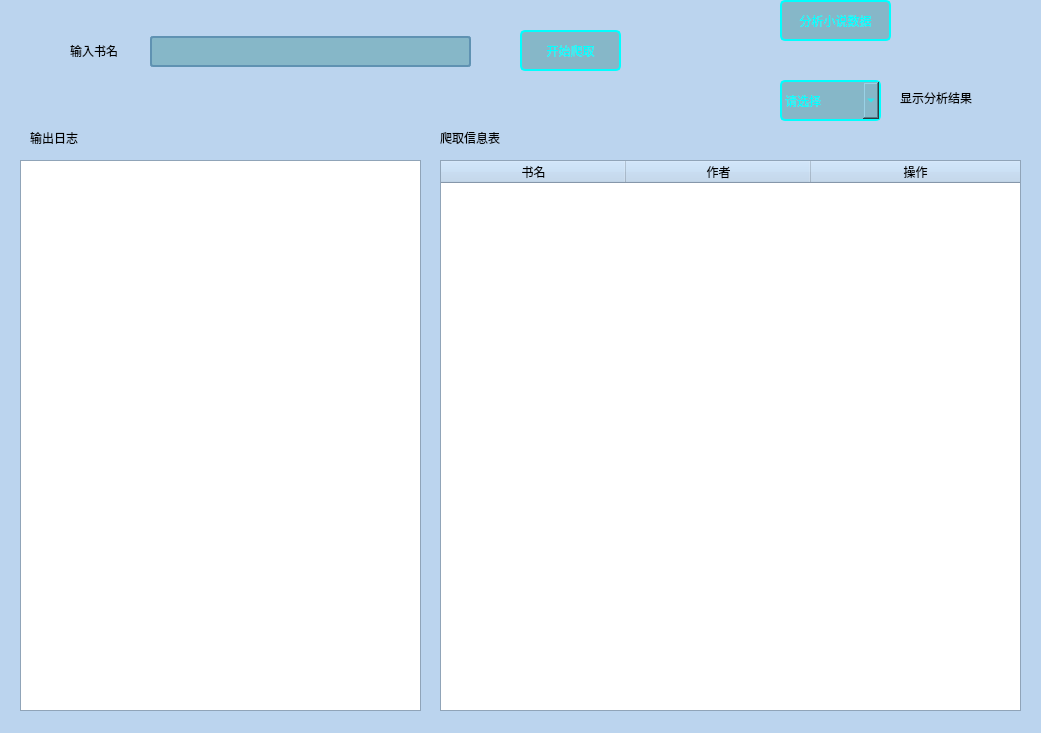
<?xml version="1.0" encoding="UTF-8"?>
<ui version="4.0">
 <class>Dialog</class>
 <widget class="QDialog" name="Dialog">
  <property name="geometry">
   <rect>
    <x>0</x>
    <y>0</y>
    <width>1041</width>
    <height>733</height>
   </rect>
  </property>
  <property name="palette">
   <palette>
    <active>
     <colorrole role="WindowText">
      <brush brushstyle="SolidPattern">
       <color alpha="255">
        <red>0</red>
        <green>0</green>
        <blue>0</blue>
       </color>
      </brush>
     </colorrole>
     <colorrole role="Button">
      <brush brushstyle="SolidPattern">
       <color alpha="255">
        <red>187</red>
        <green>212</green>
        <blue>238</blue>
       </color>
      </brush>
     </colorrole>
     <colorrole role="Light">
      <brush brushstyle="SolidPattern">
       <color alpha="255">
        <red>255</red>
        <green>255</green>
        <blue>255</blue>
       </color>
      </brush>
     </colorrole>
     <colorrole role="Midlight">
      <brush brushstyle="SolidPattern">
       <color alpha="255">
        <red>221</red>
        <green>233</green>
        <blue>246</blue>
       </color>
      </brush>
     </colorrole>
     <colorrole role="Dark">
      <brush brushstyle="SolidPattern">
       <color alpha="255">
        <red>94</red>
        <green>106</green>
        <blue>119</blue>
       </color>
      </brush>
     </colorrole>
     <colorrole role="Mid">
      <brush brushstyle="SolidPattern">
       <color alpha="255">
        <red>125</red>
        <green>141</green>
        <blue>159</blue>
       </color>
      </brush>
     </colorrole>
     <colorrole role="Text">
      <brush brushstyle="SolidPattern">
       <color alpha="255">
        <red>0</red>
        <green>0</green>
        <blue>0</blue>
       </color>
      </brush>
     </colorrole>
     <colorrole role="BrightText">
      <brush brushstyle="SolidPattern">
       <color alpha="255">
        <red>255</red>
        <green>255</green>
        <blue>255</blue>
       </color>
      </brush>
     </colorrole>
     <colorrole role="ButtonText">
      <brush brushstyle="SolidPattern">
       <color alpha="255">
        <red>0</red>
        <green>0</green>
        <blue>0</blue>
       </color>
      </brush>
     </colorrole>
     <colorrole role="Base">
      <brush brushstyle="SolidPattern">
       <color alpha="255">
        <red>255</red>
        <green>255</green>
        <blue>255</blue>
       </color>
      </brush>
     </colorrole>
     <colorrole role="Window">
      <brush brushstyle="SolidPattern">
       <color alpha="255">
        <red>187</red>
        <green>212</green>
        <blue>238</blue>
       </color>
      </brush>
     </colorrole>
     <colorrole role="Shadow">
      <brush brushstyle="SolidPattern">
       <color alpha="255">
        <red>0</red>
        <green>0</green>
        <blue>0</blue>
       </color>
      </brush>
     </colorrole>
     <colorrole role="AlternateBase">
      <brush brushstyle="SolidPattern">
       <color alpha="255">
        <red>221</red>
        <green>233</green>
        <blue>246</blue>
       </color>
      </brush>
     </colorrole>
     <colorrole role="ToolTipBase">
      <brush brushstyle="SolidPattern">
       <color alpha="255">
        <red>255</red>
        <green>255</green>
        <blue>220</blue>
       </color>
      </brush>
     </colorrole>
     <colorrole role="ToolTipText">
      <brush brushstyle="SolidPattern">
       <color alpha="255">
        <red>0</red>
        <green>0</green>
        <blue>0</blue>
       </color>
      </brush>
     </colorrole>
     <colorrole role="PlaceholderText">
      <brush brushstyle="SolidPattern">
       <color alpha="128">
        <red>0</red>
        <green>0</green>
        <blue>0</blue>
       </color>
      </brush>
     </colorrole>
    </active>
    <inactive>
     <colorrole role="WindowText">
      <brush brushstyle="SolidPattern">
       <color alpha="255">
        <red>0</red>
        <green>0</green>
        <blue>0</blue>
       </color>
      </brush>
     </colorrole>
     <colorrole role="Button">
      <brush brushstyle="SolidPattern">
       <color alpha="255">
        <red>187</red>
        <green>212</green>
        <blue>238</blue>
       </color>
      </brush>
     </colorrole>
     <colorrole role="Light">
      <brush brushstyle="SolidPattern">
       <color alpha="255">
        <red>255</red>
        <green>255</green>
        <blue>255</blue>
       </color>
      </brush>
     </colorrole>
     <colorrole role="Midlight">
      <brush brushstyle="SolidPattern">
       <color alpha="255">
        <red>221</red>
        <green>233</green>
        <blue>246</blue>
       </color>
      </brush>
     </colorrole>
     <colorrole role="Dark">
      <brush brushstyle="SolidPattern">
       <color alpha="255">
        <red>94</red>
        <green>106</green>
        <blue>119</blue>
       </color>
      </brush>
     </colorrole>
     <colorrole role="Mid">
      <brush brushstyle="SolidPattern">
       <color alpha="255">
        <red>125</red>
        <green>141</green>
        <blue>159</blue>
       </color>
      </brush>
     </colorrole>
     <colorrole role="Text">
      <brush brushstyle="SolidPattern">
       <color alpha="255">
        <red>0</red>
        <green>0</green>
        <blue>0</blue>
       </color>
      </brush>
     </colorrole>
     <colorrole role="BrightText">
      <brush brushstyle="SolidPattern">
       <color alpha="255">
        <red>255</red>
        <green>255</green>
        <blue>255</blue>
       </color>
      </brush>
     </colorrole>
     <colorrole role="ButtonText">
      <brush brushstyle="SolidPattern">
       <color alpha="255">
        <red>0</red>
        <green>0</green>
        <blue>0</blue>
       </color>
      </brush>
     </colorrole>
     <colorrole role="Base">
      <brush brushstyle="SolidPattern">
       <color alpha="255">
        <red>255</red>
        <green>255</green>
        <blue>255</blue>
       </color>
      </brush>
     </colorrole>
     <colorrole role="Window">
      <brush brushstyle="SolidPattern">
       <color alpha="255">
        <red>187</red>
        <green>212</green>
        <blue>238</blue>
       </color>
      </brush>
     </colorrole>
     <colorrole role="Shadow">
      <brush brushstyle="SolidPattern">
       <color alpha="255">
        <red>0</red>
        <green>0</green>
        <blue>0</blue>
       </color>
      </brush>
     </colorrole>
     <colorrole role="AlternateBase">
      <brush brushstyle="SolidPattern">
       <color alpha="255">
        <red>221</red>
        <green>233</green>
        <blue>246</blue>
       </color>
      </brush>
     </colorrole>
     <colorrole role="ToolTipBase">
      <brush brushstyle="SolidPattern">
       <color alpha="255">
        <red>255</red>
        <green>255</green>
        <blue>220</blue>
       </color>
      </brush>
     </colorrole>
     <colorrole role="ToolTipText">
      <brush brushstyle="SolidPattern">
       <color alpha="255">
        <red>0</red>
        <green>0</green>
        <blue>0</blue>
       </color>
      </brush>
     </colorrole>
     <colorrole role="PlaceholderText">
      <brush brushstyle="SolidPattern">
       <color alpha="128">
        <red>0</red>
        <green>0</green>
        <blue>0</blue>
       </color>
      </brush>
     </colorrole>
    </inactive>
    <disabled>
     <colorrole role="WindowText">
      <brush brushstyle="SolidPattern">
       <color alpha="255">
        <red>94</red>
        <green>106</green>
        <blue>119</blue>
       </color>
      </brush>
     </colorrole>
     <colorrole role="Button">
      <brush brushstyle="SolidPattern">
       <color alpha="255">
        <red>187</red>
        <green>212</green>
        <blue>238</blue>
       </color>
      </brush>
     </colorrole>
     <colorrole role="Light">
      <brush brushstyle="SolidPattern">
       <color alpha="255">
        <red>255</red>
        <green>255</green>
        <blue>255</blue>
       </color>
      </brush>
     </colorrole>
     <colorrole role="Midlight">
      <brush brushstyle="SolidPattern">
       <color alpha="255">
        <red>221</red>
        <green>233</green>
        <blue>246</blue>
       </color>
      </brush>
     </colorrole>
     <colorrole role="Dark">
      <brush brushstyle="SolidPattern">
       <color alpha="255">
        <red>94</red>
        <green>106</green>
        <blue>119</blue>
       </color>
      </brush>
     </colorrole>
     <colorrole role="Mid">
      <brush brushstyle="SolidPattern">
       <color alpha="255">
        <red>125</red>
        <green>141</green>
        <blue>159</blue>
       </color>
      </brush>
     </colorrole>
     <colorrole role="Text">
      <brush brushstyle="SolidPattern">
       <color alpha="255">
        <red>94</red>
        <green>106</green>
        <blue>119</blue>
       </color>
      </brush>
     </colorrole>
     <colorrole role="BrightText">
      <brush brushstyle="SolidPattern">
       <color alpha="255">
        <red>255</red>
        <green>255</green>
        <blue>255</blue>
       </color>
      </brush>
     </colorrole>
     <colorrole role="ButtonText">
      <brush brushstyle="SolidPattern">
       <color alpha="255">
        <red>94</red>
        <green>106</green>
        <blue>119</blue>
       </color>
      </brush>
     </colorrole>
     <colorrole role="Base">
      <brush brushstyle="SolidPattern">
       <color alpha="255">
        <red>187</red>
        <green>212</green>
        <blue>238</blue>
       </color>
      </brush>
     </colorrole>
     <colorrole role="Window">
      <brush brushstyle="SolidPattern">
       <color alpha="255">
        <red>187</red>
        <green>212</green>
        <blue>238</blue>
       </color>
      </brush>
     </colorrole>
     <colorrole role="Shadow">
      <brush brushstyle="SolidPattern">
       <color alpha="255">
        <red>0</red>
        <green>0</green>
        <blue>0</blue>
       </color>
      </brush>
     </colorrole>
     <colorrole role="AlternateBase">
      <brush brushstyle="SolidPattern">
       <color alpha="255">
        <red>187</red>
        <green>212</green>
        <blue>238</blue>
       </color>
      </brush>
     </colorrole>
     <colorrole role="ToolTipBase">
      <brush brushstyle="SolidPattern">
       <color alpha="255">
        <red>255</red>
        <green>255</green>
        <blue>220</blue>
       </color>
      </brush>
     </colorrole>
     <colorrole role="ToolTipText">
      <brush brushstyle="SolidPattern">
       <color alpha="255">
        <red>0</red>
        <green>0</green>
        <blue>0</blue>
       </color>
      </brush>
     </colorrole>
     <colorrole role="PlaceholderText">
      <brush brushstyle="SolidPattern">
       <color alpha="128">
        <red>0</red>
        <green>0</green>
        <blue>0</blue>
       </color>
      </brush>
     </colorrole>
    </disabled>
   </palette>
  </property>
  <property name="mouseTracking">
   <bool>false</bool>
  </property>
  <property name="tabletTracking">
   <bool>false</bool>
  </property>
  <property name="windowTitle">
   <string>Dialog</string>
  </property>
  <widget class="QPushButton" name="btn_search">
   <property name="geometry">
    <rect>
     <x>520</x>
     <y>30</y>
     <width>101</width>
     <height>41</height>
    </rect>
   </property>
   <property name="styleSheet">
    <string notr="true">
QPushButton
{
    background-color: rgb(134,183,200);
    border:2px solid rgb(0,255,255);
    border-radius:5px;
    
	
	color: rgb(0, 255, 255);
}


QPushButton:hover
{
    background-color: rgb(0,130,150);
    border:2px solid #5F92B2;
    border-radius:5px;
    color:white;
}

QPushButton:hover:pressed
{
    background-color:rgb(85,170,255);
    border:2px solid #3C80B1;
    border-radius:5px;
    color:white;
}</string>
   </property>
   <property name="text">
    <string>开始爬取</string>
   </property>
  </widget>
  <widget class="QLabel" name="label">
   <property name="geometry">
    <rect>
     <x>30</x>
     <y>130</y>
     <width>72</width>
     <height>15</height>
    </rect>
   </property>
   <property name="text">
    <string>输出日志</string>
   </property>
  </widget>
  <widget class="QLabel" name="label_2">
   <property name="geometry">
    <rect>
     <x>440</x>
     <y>130</y>
     <width>101</width>
     <height>16</height>
    </rect>
   </property>
   <property name="text">
    <string>爬取信息表</string>
   </property>
  </widget>
  <widget class="QTextEdit" name="edit_log">
   <property name="enabled">
    <bool>true</bool>
   </property>
   <property name="geometry">
    <rect>
     <x>20</x>
     <y>160</y>
     <width>401</width>
     <height>551</height>
    </rect>
   </property>
  </widget>
  <widget class="QTableWidget" name="table">
   <property name="geometry">
    <rect>
     <x>440</x>
     <y>160</y>
     <width>581</width>
     <height>551</height>
    </rect>
   </property>
   <property name="gridStyle">
    <enum>Qt::SolidLine</enum>
   </property>
   <attribute name="horizontalHeaderVisible">
    <bool>true</bool>
   </attribute>
   <attribute name="horizontalHeaderCascadingSectionResizes">
    <bool>false</bool>
   </attribute>
   <attribute name="horizontalHeaderDefaultSectionSize">
    <number>185</number>
   </attribute>
   <attribute name="horizontalHeaderHighlightSections">
    <bool>true</bool>
   </attribute>
   <attribute name="horizontalHeaderShowSortIndicator" stdset="0">
    <bool>false</bool>
   </attribute>
   <attribute name="horizontalHeaderStretchLastSection">
    <bool>true</bool>
   </attribute>
   <column>
    <property name="text">
     <string>书名</string>
    </property>
   </column>
   <column>
    <property name="text">
     <string>作者</string>
    </property>
   </column>
   <column>
    <property name="text">
     <string>操作</string>
    </property>
   </column>
  </widget>
  <widget class="QLineEdit" name="edit_search">
   <property name="geometry">
    <rect>
     <x>150</x>
     <y>36</y>
     <width>321</width>
     <height>31</height>
    </rect>
   </property>
   <property name="styleSheet">
    <string notr="true">QLineEdit
{
    background-color: rgb(134,183,200);
    border:2px solid #5F92B2;
    border-radius:3px;
}
</string>
   </property>
  </widget>
  <widget class="QLabel" name="label_3">
   <property name="geometry">
    <rect>
     <x>70</x>
     <y>40</y>
     <width>81</width>
     <height>21</height>
    </rect>
   </property>
   <property name="text">
    <string>输入书名</string>
   </property>
  </widget>
  <widget class="QPushButton" name="btn_analyse">
   <property name="geometry">
    <rect>
     <x>780</x>
     <y>0</y>
     <width>111</width>
     <height>41</height>
    </rect>
   </property>
   <property name="styleSheet">
    <string notr="true">
QPushButton
{
    background-color: rgb(134,183,200);
    border:2px solid rgb(0,255,255);
    border-radius:5px;
    
	
	color: rgb(0, 255, 255);
}


QPushButton:hover
{
    background-color: rgb(0,130,150);
    border:2px solid #5F92B2;
    border-radius:5px;
    color:white;
}

QPushButton:hover:pressed
{
    background-color:rgb(85,170,255);
    border:2px solid #3C80B1;
    border-radius:5px;
    color:white;
}</string>
   </property>
   <property name="text">
    <string>分析小说数据</string>
   </property>
  </widget>
  <widget class="QComboBox" name="box_select">
   <property name="geometry">
    <rect>
     <x>780</x>
     <y>80</y>
     <width>101</width>
     <height>41</height>
    </rect>
   </property>
   <property name="styleSheet">
    <string notr="true">
QComboBox
{
    background-color: rgb(134,183,200);
    border:2px solid rgb(0,255,255);
    border-radius:5px;
    
	
	color: rgb(0, 255, 255);
}


QComboBox:hover
{
    background-color: rgb(0,130,150);
    border:2px solid #5F92B2;
    border-radius:5px;
    color:white;
}

QComboBox:hover:pressed
{
    background-color:rgb(85,170,255);
    border:2px solid #3C80B1;
    border-radius:5px;
    color:white;
}</string>
   </property>
   <item>
    <property name="text">
     <string>请选择</string>
    </property>
   </item>
  </widget>
  <widget class="QLabel" name="label_4">
   <property name="geometry">
    <rect>
     <x>900</x>
     <y>90</y>
     <width>101</width>
     <height>16</height>
    </rect>
   </property>
   <property name="text">
    <string>显示分析结果</string>
   </property>
  </widget>
 </widget>
 <resources/>
 <connections/>
</ui>
